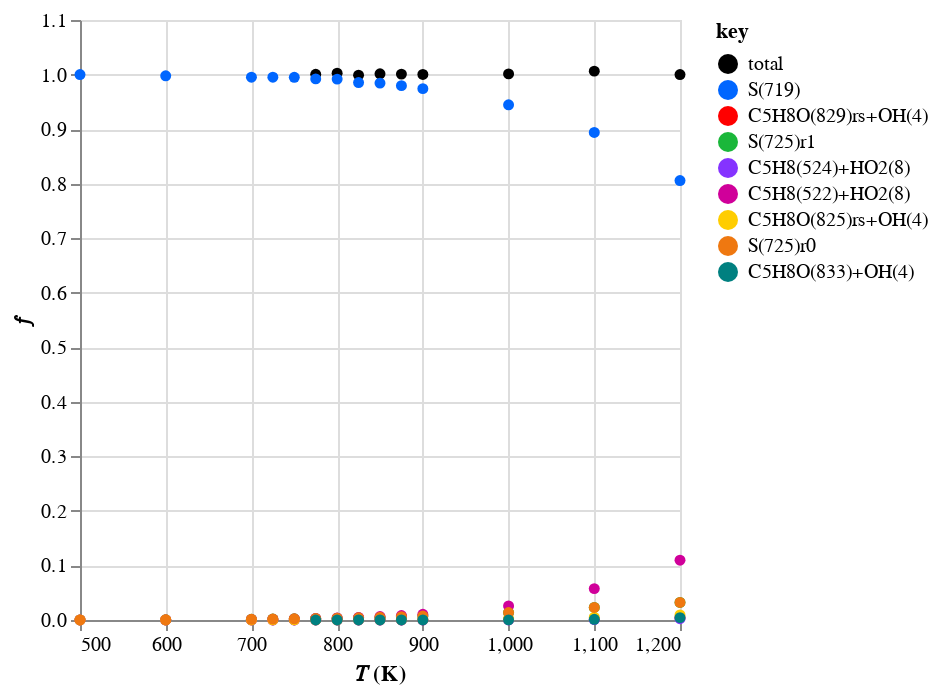
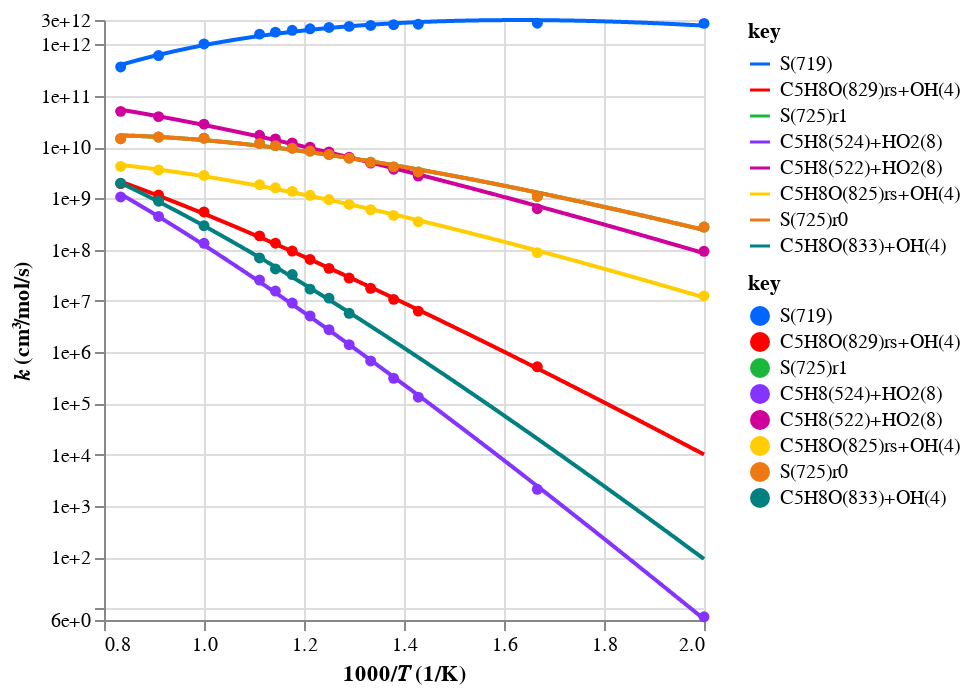
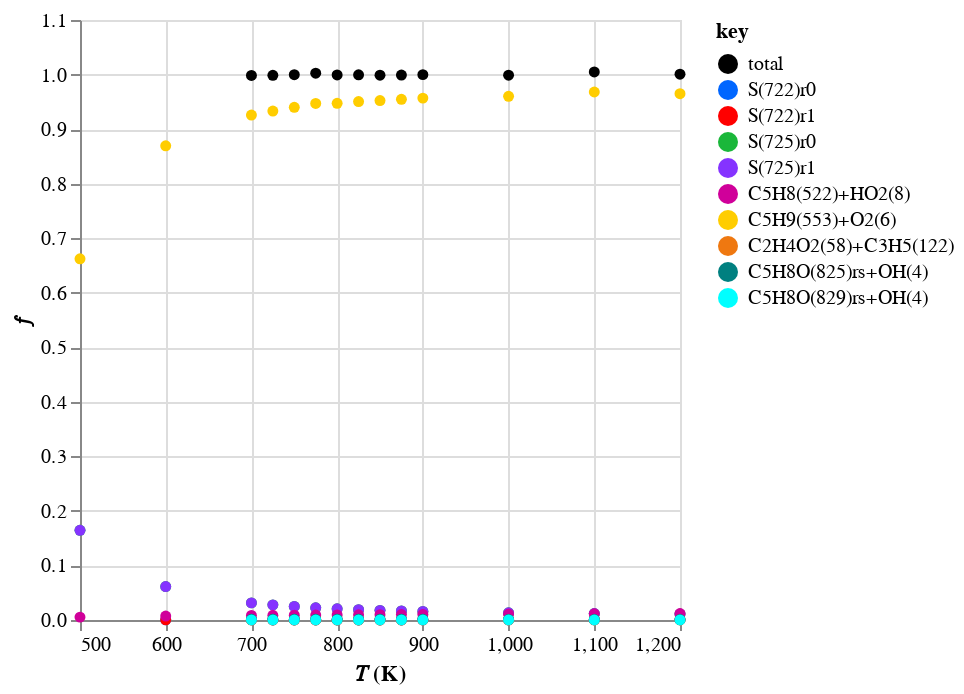
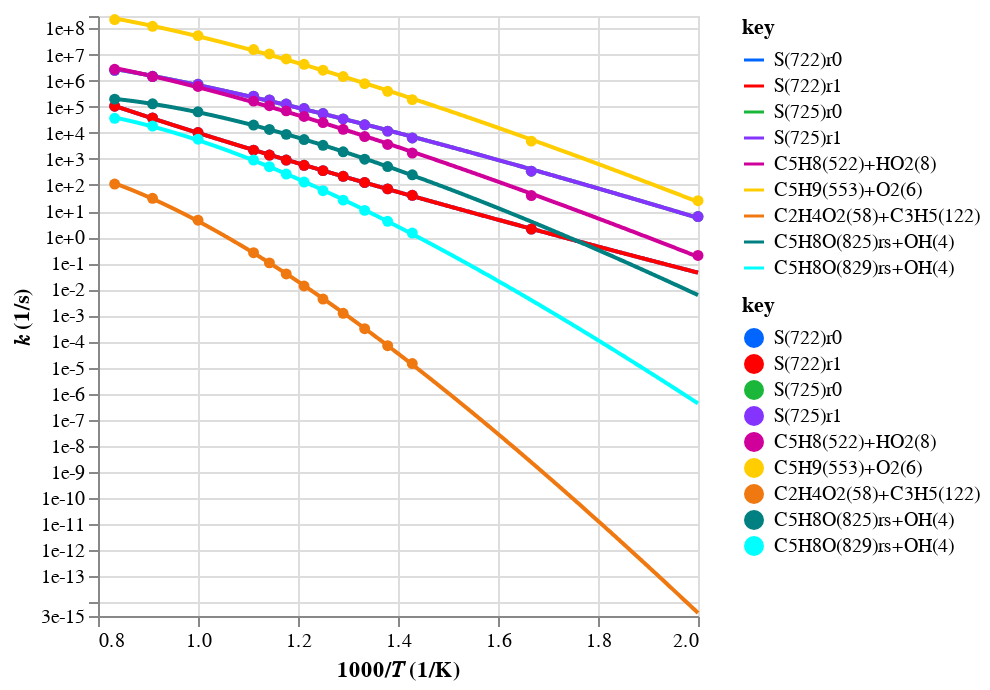

The code cell stored with these charts, in order, in its notebook:
### Code cell
from pathlib import Path

import automech as am
import polars as pl
from project_utilities import p_

T_range = (500, 1200)
open_browser = False
tag = "Z_mess_v0"
root_path = Path("..")

stoich = "C5H7"
reactants_list = [["C5H7(500)"], ["C5H7(504)"]]
stoich = "C5H7O2"
reactants_list = [["S(602)"], ["S(1206)r0"], ["S(1210)r0"], ["S(1209)r0"]]
stoich = "C5H9"
reactants_list = [["C5H9(553)"]]
stoich = "C5H9O"
reactants_list = [["C5H8(522)", "OH(4)"], ["C5H9O(852)r0"]]
stoich = "C5H9O2"
reactants_list = [["C5H9(553)", "O2(6)"], ["S(719)"], ["S(722)r0"], ["S(725)r0"]]
# reactants_list = [["C5H8(522)", "HO2(8)"]]
# stoich = "C5H11O"
# reactants_list = [["CPT(563)", "OH(4)"]]
# stoich = "C5H11O2"
# reactants_list = [["CPT(563)", "HO2(8)"]]

calc_mech_json = p_.calculated_pes_mechanism(
    tag, stoich, "json", path=p_.data(root_path)
)
calc_mech = am.io.read(calc_mech_json)

if open_browser:
    disp_mech = calc_mech.model_copy(deep=True)
    disp_mech.reactions = disp_mech.reactions.filter(~pl.col("well_skipping"))
    am.display(disp_mech)

am.display_branching_fractions(
    calc_mech, T_range=T_range, P=10., reactants_list=reactants_list
)

### Figure 1 — Vega-Lite specification as saved in the notebook (floating-point values rounded to 4 significant figures)
{"config": {"view": {"continuousWidth": 300, "continuousHeight": 300}}, "data": {"name": "data-d8b39b3f42f480f87569bd328d453405"}, "mark": {"type": "point", "filled": true, "opacity": 1}, "encoding": {"color": {"field": "key", "scale": {"domain": ["total", "S(719)", "C5H8O(829)rs+OH(4)", "S(725)r1", "C5H8(524)+HO2(8)", "C5H8(522)+HO2(8)", "C5H8O(825)rs+OH(4)", "S(725)r0", "C5H8O(833)+OH(4)"], "range": ["#000000", "#0066ff", "#ff0000", "#1ab73a", "#8533ff", "#d0009a", "#ffcd00", "#ef7810", "#008080"]}, "type": "nominal"}, "x": {"field": "x", "scale": {"zero": false}, "title": "𝑇 (K)", "type": "quantitative"}, "y": {"field": "value", "title": "𝑓", "type": "quantitative"}}, "transform": [{"fold": ["total", "S(719)", "C5H8O(829)rs+OH(4)", "S(725)r1", "C5H8(524)+HO2(8)", "C5H8(522)+HO2(8)", "C5H8O(825)rs+OH(4)", "S(725)r0", "C5H8O(833)+OH(4)"]}], "$schema": "https://vega.github.io/schema/vega-lite/v5.20.1.json", "datasets": {"data-d8b39b3f42f480f87569bd328d453405": [{"x": 500.0, "total": null, "S(719)": 1.0, "C5H8O(829)rs+OH(4)": null, "S(725)r1": 0.0001068, "C5H8(524)+HO2(8)": 2.687e-12, "C5H8(522)+HO2(8)": 3.598e-05, "C5H8O(825)rs+OH(4)": 4.86e-06, "S(725)r0": 0.0001068, "C5H8O(833)+OH(4)": null}, {"x": 600.0, "total": null, "S(719)": 0.9977, "C5H8O(829)rs+OH(4)": 1.993e-07, "S(725)r1": 0.000418, "C5H8(524)+HO2(8)": 8.129e-10, "C5H8(522)+HO2(8)": 0.0002402, "C5H8O(825)rs+OH(4)": 3.349e-05, "S(725)r0": 0.000418, "C5H8O(833)+OH(4)": null}, {"x": 700.0, "total": null, "S(719)": 0.9952, "C5H8O(829)rs+OH(4)": 2.53e-06, "S(725)r1": 0.001308, "C5H8(524)+HO2(8)": 5.301e-08, "C5H8(522)+HO2(8)": 0.001089, "C5H8O(825)rs+OH(4)": 0.0001402, "S(725)r0": 0.001308, "C5H8O(833)+OH(4)": null}, {"x": 725.0, "total": null, "S(719)": 0.9951, "C5H8O(829)rs+OH(4)": 4.395e-06, "S(725)r1": 0.001684, "C5H8(524)+HO2(8)": 1.267e-07, "C5H8(522)+HO2(8)": 0.001514, "C5H8O(825)rs+OH(4)": 0.0001906, "S(725)r0": 0.001684, "C5H8O(833)+OH(4)": null}, {"x": 750.0, "total": null, "S(719)": 0.9949, "C5H8O(829)rs+OH(4)": 7.449e-06, "S(725)r1": 0.002138, "C5H8(524)+HO2(8)": 2.857e-07, "C5H8(522)+HO2(8)": 0.002069, "C5H8O(825)rs+OH(4)": 0.0002546, "S(725)r0": 0.002138, "C5H8O(833)+OH(4)": null}, {"x": 775.0, "total": 1.001, "S(719)": 0.992, "C5H8O(829)rs+OH(4)": 1.231e-05, "S(725)r1": 0.002679, "C5H8(524)+HO2(8)": 6.154e-07, "C5H8(522)+HO2(8)": 0.002785, "C5H8O(825)rs+OH(4)": 0.0003342, "S(725)r0": 0.002679, "C5H8O(833)+OH(4)": 2.523e-06}, {"x": 800.0, "total": 1.002, "S(719)": 0.9916, "C5H8O(829)rs+OH(4)": 1.994e-05, "S(725)r1": 0.003315, "C5H8(524)+HO2(8)": 1.267e-06, "C5H8(522)+HO2(8)": 0.003705, "C5H8O(825)rs+OH(4)": 0.0004373, "S(725)r0": 0.003315, "C5H8O(833)+OH(4)": 5.237e-06}, {"x": 825.0, "total": 0.9989, "S(719)": 0.9853, "C5H8O(829)rs+OH(4)": 3.147e-05, "S(725)r1": 0.004088, "C5H8(524)+HO2(8)": 2.488e-06, "C5H8(522)+HO2(8)": 0.004853, "C5H8O(825)rs+OH(4)": 0.0005588, "S(725)r0": 0.004088, "C5H8O(833)+OH(4)": 8.294e-06}, {"x": 850.0, "total": 1.001, "S(719)": 0.9843, "C5H8O(829)rs+OH(4)": 4.906e-05, "S(725)r1": 0.004969, "C5H8(524)+HO2(8)": 4.748e-06, "C5H8(522)+HO2(8)": 0.006289, "C5H8O(825)rs+OH(4)": 0.0007138, "S(725)r0": 0.004969, "C5H8O(833)+OH(4)": 1.708e-05}, {"x": 875.0, "total": 1.001, "S(719)": 0.9797, "C5H8O(829)rs+OH(4)": 7.525e-05, "S(725)r1": 0.006, "C5H8(524)+HO2(8)": 8.746e-06, "C5H8(522)+HO2(8)": 0.008102, "C5H8O(825)rs+OH(4)": 0.0009017, "S(725)r0": 0.006, "C5H8O(833)+OH(4)": 2.363e-05}, {"x": 900.0, "total": 1.0, "S(719)": 0.9742, "C5H8O(829)rs+OH(4)": 0.0001137, "S(725)r1": 0.007196, "C5H8(524)+HO2(8)": 1.565e-05, "C5H8(522)+HO2(8)": 0.01037, "C5H8O(825)rs+OH(4)": 0.001129, "S(725)r0": 0.007196, "C5H8O(833)+OH(4)": 4.207e-05}, {"x": 1000.0, "total": 1.001, "S(719)": 0.9444, "C5H8O(829)rs+OH(4)": 0.0004994, "S(725)r1": 0.01372, "C5H8(524)+HO2(8)": 0.0001222, "C5H8(522)+HO2(8)": 0.02583, "C5H8O(825)rs+OH(4)": 0.002578, "S(725)r0": 0.01372, "C5H8O(833)+OH(4)": 0.0002706}, {"x": 1100.0, "total": 1.006, "S(719)": 0.8938, "C5H8O(829)rs+OH(4)": 0.001699, "S(725)r1": 0.02301, "C5H8(524)+HO2(8)": 0.0006504, "C5H8(522)+HO2(8)": 0.05752, "C5H8O(825)rs+OH(4)": 0.005265, "S(725)r0": 0.02301, "C5H8O(833)+OH(4)": 0.001292}, {"x": 1200.0, "total": 1.0, "S(719)": 0.8056, "C5H8O(829)rs+OH(4)": 0.004288, "S(725)r1": 0.03222, "C5H8(524)+HO2(8)": 0.002357, "C5H8(522)+HO2(8)": 0.1097, "C5H8O(825)rs+OH(4)": 0.009241, "S(725)r0": 0.03222, "C5H8O(833)+OH(4)": 0.004354}]}}

### Figure 2 — Vega-Lite specification as saved in the notebook (floating-point values rounded to 4 significant figures; data arrays with more than 128 entries replaced by an {"elided": "..."} marker saying what was removed)
{"config": {"view": {"continuousWidth": 300, "continuousHeight": 300}}, "layer": [{"data": {"name": "data-5f1b011ff4b4ea997b4808f82bacf48f"}, "mark": {"type": "line"}, "encoding": {"color": {"field": "key", "scale": {"domain": ["S(719)", "C5H8O(829)rs+OH(4)", "S(725)r1", "C5H8(524)+HO2(8)", "C5H8(522)+HO2(8)", "C5H8O(825)rs+OH(4)", "S(725)r0", "C5H8O(833)+OH(4)"], "range": ["#0066ff", "#ff0000", "#1ab73a", "#8533ff", "#d0009a", "#ffcd00", "#ef7810", "#008080"]}, "type": "nominal"}, "x": {"field": "x", "scale": {"zero": false}, "title": "1000/𝑇 (1/K)", "type": "quantitative"}, "y": {"axis": {"format": ".0e", "labelExpr": "((abs(datum.value - 6.0) / abs(6.0) < 1e-5) ||\n(abs(datum.value - 10.0) / abs(10.0) < 1e-5) ||\n(abs(datum.value - 100.0) / abs(100.0) < 1e-5) ||\n(abs(datum.value - 1000.0) / abs(1000.0) < 1e-5) ||\n(abs(datum.value - 10000.0) / abs(10000.0) < 1e-5) ||\n(abs(datum.value - 100000.0) / abs(100000.0) < 1e-5) ||\n(abs(datum.value - 1000000.0) / abs(1000000.0) < 1e-5) ||\n(abs(datum.value - 10000000.0) / abs(10000000.0) < 1e-5) ||\n(abs(datum.value - 100000000.0) / abs(100000000.0) < 1e-5) ||\n(abs(datum.value - 1000000000.0) / abs(1000000000.0) < 1e-5) ||\n(abs(datum.value - 10000000000.0) / abs(10000000000.0) < 1e-5) ||\n(abs(datum.value - 100000000000.0) / abs(100000000000.0) < 1e-5) ||\n(abs(datum.value - 1000000000000.0) / abs(1000000000000.0) < 1e-5) ||\n(abs(datum.value - 3000000000000.0) / abs(3000000000000.0) < 1e-5)) ? datum.label : ''", "values": [6.0, 10.0, 100.0, 1000.0, 10000.0, 100000.0, 1000000.0, 10000000.0, 100000000.0, 1000000000.0, 10000000000.0, 100000000000.0, 1000000000000.0, 3000000000000.0]}, "field": "value", "scale": {"domain": [6.0, 3000000000000.0], "type": "log"}, "title": "𝑘 (cm³/mol/s)", "type": "quantitative"}}, "transform": [{"fold": ["S(719)", "C5H8O(829)rs+OH(4)", "S(725)r1", "C5H8(524)+HO2(8)", "C5H8(522)+HO2(8)", "C5H8O(825)rs+OH(4)", "S(725)r0", "C5H8O(833)+OH(4)"]}]}, {"data": {"name": "data-975ebee00634dd726cd785c23ee06e99"}, "mark": {"type": "point", "filled": true, "opacity": 1}, "encoding": {"color": {"field": "key", "scale": {"domain": ["S(719)", "C5H8O(829)rs+OH(4)", "S(725)r1", "C5H8(524)+HO2(8)", "C5H8(522)+HO2(8)", "C5H8O(825)rs+OH(4)", "S(725)r0", "C5H8O(833)+OH(4)"], "range": ["#0066ff", "#ff0000", "#1ab73a", "#8533ff", "#d0009a", "#ffcd00", "#ef7810", "#008080"]}, "type": "nominal"}, "x": {"field": "x", "scale": {"zero": false}, "title": "1000/𝑇 (1/K)", "type": "quantitative"}, "y": {"axis": {"format": ".0e", "labelExpr": "((abs(datum.value - 6.0) / abs(6.0) < 1e-5) ||\n(abs(datum.value - 10.0) / abs(10.0) < 1e-5) ||\n(abs(datum.value - 100.0) / abs(100.0) < 1e-5) ||\n(abs(datum.value - 1000.0) / abs(1000.0) < 1e-5) ||\n(abs(datum.value - 10000.0) / abs(10000.0) < 1e-5) ||\n(abs(datum.value - 100000.0) / abs(100000.0) < 1e-5) ||\n(abs(datum.value - 1000000.0) / abs(1000000.0) < 1e-5) ||\n(abs(datum.value - 10000000.0) / abs(10000000.0) < 1e-5) ||\n(abs(datum.value - 100000000.0) / abs(100000000.0) < 1e-5) ||\n(abs(datum.value - 1000000000.0) / abs(1000000000.0) < 1e-5) ||\n(abs(datum.value - 10000000000.0) / abs(10000000000.0) < 1e-5) ||\n(abs(datum.value - 100000000000.0) / abs(100000000000.0) < 1e-5) ||\n(abs(datum.value - 1000000000000.0) / abs(1000000000000.0) < 1e-5) ||\n(abs(datum.value - 3000000000000.0) / abs(3000000000000.0) < 1e-5)) ? datum.label : ''", "values": [6.0, 10.0, 100.0, 1000.0, 10000.0, 100000.0, 1000000.0, 10000000.0, 100000000.0, 1000000000.0, 10000000000.0, 100000000000.0, 1000000000000.0, 3000000000000.0]}, "field": "value", "scale": {"domain": [6.0, 3000000000000.0], "type": "log"}, "title": "𝑘 (cm³/mol/s)", "type": "quantitative"}}, "transform": [{"fold": ["S(719)", "C5H8O(829)rs+OH(4)", "S(725)r1", "C5H8(524)+HO2(8)", "C5H8(522)+HO2(8)", "C5H8O(825)rs+OH(4)", "S(725)r0", "C5H8O(833)+OH(4)"]}]}], "resolve": {"scale": {"color": "independent"}}, "$schema": "https://vega.github.io/schema/vega-lite/v5.20.1.json", "datasets": {"data-5f1b011ff4b4ea997b4808f82bacf48f": {"elided": "1000 records"}, "data-975ebee00634dd726cd785c23ee06e99": [{"x": 2.0, "S(719)": 2577000000000.0, "C5H8O(829)rs+OH(4)": null, "S(725)r1": 275200000.0, "C5H8(524)+HO2(8)": 6.925, "C5H8(522)+HO2(8)": 92740000.0, "C5H8O(825)rs+OH(4)": 12530000.0, "S(725)r0": 275200000.0, "C5H8O(833)+OH(4)": null}, {"x": 1.667, "S(719)": 2602000000000.0, "C5H8O(829)rs+OH(4)": 519700.0, "S(725)r1": 1090000000.0, "C5H8(524)+HO2(8)": 2120.0, "C5H8(522)+HO2(8)": 626300000.0, "C5H8O(825)rs+OH(4)": 87320000.0, "S(725)r0": 1090000000.0, "C5H8O(833)+OH(4)": null}, {"x": 1.429, "S(719)": 2487000000000.0, "C5H8O(829)rs+OH(4)": 6323000.0, "S(725)r1": 3270000000.0, "C5H8(524)+HO2(8)": 132500.0, "C5H8(522)+HO2(8)": 2722000000.0, "C5H8O(825)rs+OH(4)": 350500000.0, "S(725)r0": 3270000000.0, "C5H8O(833)+OH(4)": null}, {"x": 1.379, "S(719)": 2427000000000.0, "C5H8O(829)rs+OH(4)": 10720000.0, "S(725)r1": 4107000000.0, "C5H8(524)+HO2(8)": 308900.0, "C5H8(522)+HO2(8)": 3692000000.0, "C5H8O(825)rs+OH(4)": 464900000.0, "S(725)r0": 4107000000.0, "C5H8O(833)+OH(4)": null}, {"x": 1.333, "S(719)": 2349000000000.0, "C5H8O(829)rs+OH(4)": 17580000.0, "S(725)r1": 5047000000.0, "C5H8(524)+HO2(8)": 674500.0, "C5H8(522)+HO2(8)": 4884000000.0, "C5H8O(825)rs+OH(4)": 601000000.0, "S(725)r0": 5047000000.0, "C5H8O(833)+OH(4)": null}, {"x": 1.29, "S(719)": 2252000000000.0, "C5H8O(829)rs+OH(4)": 27940000.0, "S(725)r1": 6082000000.0, "C5H8(524)+HO2(8)": 1397000.0, "C5H8(522)+HO2(8)": 6323000000.0, "C5H8O(825)rs+OH(4)": 758800000.0, "S(725)r0": 6082000000.0, "C5H8O(833)+OH(4)": 5727000.0}, {"x": 1.25, "S(719)": 2144000000000.0, "C5H8O(829)rs+OH(4)": 43120000.0, "S(725)r1": 7166000000.0, "C5H8(524)+HO2(8)": 2740000.0, "C5H8(522)+HO2(8)": 8009000000.0, "C5H8O(825)rs+OH(4)": 945500000.0, "S(725)r0": 7166000000.0, "C5H8O(833)+OH(4)": 11320000.0}, {"x": 1.212, "S(719)": 2017000000000.0, "C5H8O(829)rs+OH(4)": 64440000.0, "S(725)r1": 8371000000.0, "C5H8(524)+HO2(8)": 5095000.0, "C5H8(522)+HO2(8)": 9937000000.0, "C5H8O(825)rs+OH(4)": 1144000000.0, "S(725)r0": 8371000000.0, "C5H8O(833)+OH(4)": 16980000.0}, {"x": 1.176, "S(719)": 1885000000000.0, "C5H8O(829)rs+OH(4)": 93950000.0, "S(725)r1": 9515000000.0, "C5H8(524)+HO2(8)": 9093000.0, "C5H8(522)+HO2(8)": 12040000000.0, "C5H8O(825)rs+OH(4)": 1367000000.0, "S(725)r0": 9515000000.0, "C5H8O(833)+OH(4)": 32700000.0}, {"x": 1.143, "S(719)": 1740000000000.0, "C5H8O(829)rs+OH(4)": 133700000.0, "S(725)r1": 10660000000.0, "C5H8(524)+HO2(8)": 15540000.0, "C5H8(522)+HO2(8)": 14390000000.0, "C5H8O(825)rs+OH(4)": 1602000000.0, "S(725)r0": 10660000000.0, "C5H8O(833)+OH(4)": 41970000.0}, {"x": 1.111, "S(719)": 1590000000000.0, "C5H8O(829)rs+OH(4)": 185500000.0, "S(725)r1": 11740000000.0, "C5H8(524)+HO2(8)": 25530000.0, "C5H8(522)+HO2(8)": 16920000000.0, "C5H8O(825)rs+OH(4)": 1843000000.0, "S(725)r0": 11740000000.0, "C5H8O(833)+OH(4)": 68650000.0}, {"x": 1.0, "S(719)": 1024000000000.0, "C5H8O(829)rs+OH(4)": 541400000.0, "S(725)r1": 14870000000.0, "C5H8(524)+HO2(8)": 132500000.0, "C5H8(522)+HO2(8)": 28000000000.0, "C5H8O(825)rs+OH(4)": 2794000000.0, "S(725)r0": 14870000000.0, "C5H8O(833)+OH(4)": 293300000.0}, {"x": 0.9091, "S(719)": 608200000000.0, "C5H8O(829)rs+OH(4)": 1156000000.0, "S(725)r1": 15660000000.0, "C5H8(524)+HO2(8)": 442600000.0, "C5H8(522)+HO2(8)": 39140000000.0, "C5H8O(825)rs+OH(4)": 3583000000.0, "S(725)r0": 15660000000.0, "C5H8O(833)+OH(4)": 879200000.0}, {"x": 0.8333, "S(719)": 364300000000.0, "C5H8O(829)rs+OH(4)": 1939000000.0, "S(725)r1": 14570000000.0, "C5H8(524)+HO2(8)": 1066000000.0, "C5H8(522)+HO2(8)": 49620000000.0, "C5H8O(825)rs+OH(4)": 4179000000.0, "S(725)r0": 14570000000.0, "C5H8O(833)+OH(4)": 1969000000.0}]}}

### Figure 3 — Vega-Lite specification as saved in the notebook (floating-point values rounded to 4 significant figures)
{"config": {"view": {"continuousWidth": 300, "continuousHeight": 300}}, "data": {"name": "data-de23b95dac4f54cc037e0335fb07a388"}, "mark": {"type": "point", "filled": true, "opacity": 1}, "encoding": {"color": {"field": "key", "scale": {"domain": ["total", "S(722)r0", "S(722)r1", "S(725)r0", "S(725)r1", "C5H8(522)+HO2(8)", "C5H9(553)+O2(6)", "C2H4O2(58)+C3H5(122)", "C5H8O(825)rs+OH(4)", "C5H8O(829)rs+OH(4)"], "range": ["#000000", "#0066ff", "#ff0000", "#1ab73a", "#8533ff", "#d0009a", "#ffcd00", "#ef7810", "#008080", "#00ffff"]}, "type": "nominal"}, "x": {"field": "x", "scale": {"zero": false}, "title": "𝑇 (K)", "type": "quantitative"}, "y": {"field": "value", "title": "𝑓", "type": "quantitative"}}, "transform": [{"fold": ["total", "S(722)r0", "S(722)r1", "S(725)r0", "S(725)r1", "C5H8(522)+HO2(8)", "C5H9(553)+O2(6)", "C2H4O2(58)+C3H5(122)", "C5H8O(825)rs+OH(4)", "C5H8O(829)rs+OH(4)"]}], "$schema": "https://vega.github.io/schema/vega-lite/v5.20.1.json", "datasets": {"data-de23b95dac4f54cc037e0335fb07a388": [{"x": 500.0, "total": null, "S(722)r0": null, "S(722)r1": null, "S(725)r0": 0.1644, "S(725)r1": 0.1644, "C5H8(522)+HO2(8)": 0.005293, "C5H9(553)+O2(6)": 0.6622, "C2H4O2(58)+C3H5(122)": null, "C5H8O(825)rs+OH(4)": null, "C5H8O(829)rs+OH(4)": null}, {"x": 600.0, "total": null, "S(722)r0": 0.0003702, "S(722)r1": 0.0003702, "S(725)r0": 0.06134, "S(725)r1": 0.06134, "C5H8(522)+HO2(8)": 0.007151, "C5H9(553)+O2(6)": 0.8693, "C2H4O2(58)+C3H5(122)": null, "C5H8O(825)rs+OH(4)": null, "C5H8O(829)rs+OH(4)": null}, {"x": 700.0, "total": 0.9984, "S(722)r0": 0.0001985, "S(722)r1": 0.0001985, "S(725)r0": 0.03139, "S(725)r1": 0.03139, "C5H8(522)+HO2(8)": 0.008267, "C5H9(553)+O2(6)": 0.9257, "C2H4O2(58)+C3H5(122)": 7.079e-11, "C5H8O(825)rs+OH(4)": 0.001218, "C5H8O(829)rs+OH(4)": 7.079e-06}, {"x": 725.0, "total": 0.9986, "S(722)r0": 0.0001691, "S(722)r1": 0.0001691, "S(725)r0": 0.02775, "S(725)r1": 0.02775, "C5H8(522)+HO2(8)": 0.008541, "C5H9(553)+O2(6)": 0.933, "C2H4O2(58)+C3H5(122)": 1.644e-10, "C5H8O(825)rs+OH(4)": 0.001213, "C5H8O(829)rs+OH(4)": 9.641e-06}, {"x": 750.0, "total": 0.9998, "S(722)r0": 0.000152, "S(722)r1": 0.0001532, "S(725)r0": 0.02475, "S(725)r1": 0.02475, "C5H8(522)+HO2(8)": 0.008787, "C5H9(553)+O2(6)": 0.94, "C2H4O2(58)+C3H5(122)": 3.775e-10, "C5H8O(825)rs+OH(4)": 0.001194, "C5H8O(829)rs+OH(4)": 1.299e-05}, {"x": 775.0, "total": 1.002, "S(722)r0": 0.0001424, "S(722)r1": 0.0001424, "S(725)r0": 0.02245, "S(725)r1": 0.02245, "C5H8(522)+HO2(8)": 0.009007, "C5H9(553)+O2(6)": 0.947, "C2H4O2(58)+C3H5(122)": 7.947e-10, "C5H8O(825)rs+OH(4)": 0.001238, "C5H8O(829)rs+OH(4)": 1.735e-05}, {"x": 800.0, "total": 0.9992, "S(722)r0": 0.0001331, "S(722)r1": 0.0001331, "S(725)r0": 0.02053, "S(725)r1": 0.02053, "C5H8(522)+HO2(8)": 0.009248, "C5H9(553)+O2(6)": 0.9474, "C2H4O2(58)+C3H5(122)": 1.586e-09, "C5H8O(825)rs+OH(4)": 0.001252, "C5H8O(829)rs+OH(4)": 2.271e-05}, {"x": 825.0, "total": 0.9996, "S(722)r0": 0.0001276, "S(722)r1": 0.0001276, "S(725)r0": 0.01901, "S(725)r1": 0.01901, "C5H8(522)+HO2(8)": 0.009483, "C5H9(553)+O2(6)": 0.9506, "C2H4O2(58)+C3H5(122)": 3.011e-09, "C5H8O(825)rs+OH(4)": 0.001243, "C5H8O(829)rs+OH(4)": 2.899e-05}, {"x": 850.0, "total": 0.9989, "S(722)r0": 0.0001258, "S(722)r1": 0.0001258, "S(725)r0": 0.01765, "S(725)r1": 0.01765, "C5H8(522)+HO2(8)": 0.009706, "C5H9(553)+O2(6)": 0.9524, "C2H4O2(58)+C3H5(122)": 5.448e-09, "C5H8O(825)rs+OH(4)": 0.00122, "C5H8O(829)rs+OH(4)": 3.669e-05}, {"x": 875.0, "total": 0.9991, "S(722)r0": 0.0001273, "S(722)r1": 0.0001273, "S(725)r0": 0.01655, "S(725)r1": 0.01655, "C5H8(522)+HO2(8)": 0.009909, "C5H9(553)+O2(6)": 0.9545, "C2H4O2(58)+C3H5(122)": 9.364e-09, "C5H8O(825)rs+OH(4)": 0.001218, "C5H8O(829)rs+OH(4)": 4.545e-05}, {"x": 900.0, "total": 0.9998, "S(722)r0": 0.0001333, "S(722)r1": 0.0001333, "S(725)r0": 0.01568, "S(725)r1": 0.01568, "C5H8(522)+HO2(8)": 0.01012, "C5H9(553)+O2(6)": 0.9568, "C2H4O2(58)+C3H5(122)": 1.568e-08, "C5H8O(825)rs+OH(4)": 0.001222, "C5H8O(829)rs+OH(4)": 5.543e-05}, {"x": 1000.0, "total": 0.9988, "S(722)r0": 0.0001848, "S(722)r1": 0.0001848, "S(725)r0": 0.01312, "S(725)r1": 0.01312, "C5H8(522)+HO2(8)": 0.01083, "C5H9(553)+O2(6)": 0.9601, "C2H4O2(58)+C3H5(122)": 8.098e-08, "C5H8O(825)rs+OH(4)": 0.001152, "C5H8O(829)rs+OH(4)": 0.0001029}, {"x": 1100.0, "total": 1.005, "S(722)r0": 0.0002968, "S(722)r1": 0.0002968, "S(725)r0": 0.01176, "S(725)r1": 0.01176, "C5H8(522)+HO2(8)": 0.01144, "C5H9(553)+O2(6)": 0.968, "C2H4O2(58)+C3H5(122)": 2.456e-07, "C5H8O(825)rs+OH(4)": 0.001032, "C5H8O(829)rs+OH(4)": 0.0001448}, {"x": 1200.0, "total": 1.001, "S(722)r0": 0.0004605, "S(722)r1": 0.0004605, "S(725)r0": 0.01092, "S(725)r1": 0.01092, "C5H8(522)+HO2(8)": 0.01189, "C5H9(553)+O2(6)": 0.9649, "C2H4O2(58)+C3H5(122)": 4.737e-07, "C5H8O(825)rs+OH(4)": 0.0008553, "C5H8O(829)rs+OH(4)": 0.0001575}]}}

### Figure 4 — Vega-Lite specification as saved in the notebook (floating-point values rounded to 4 significant figures; data arrays with more than 128 entries replaced by an {"elided": "..."} marker saying what was removed)
{"config": {"view": {"continuousWidth": 300, "continuousHeight": 300}}, "layer": [{"data": {"name": "data-3f47827fb7ae4ce5e14e11c412856b78"}, "mark": {"type": "line"}, "encoding": {"color": {"field": "key", "scale": {"domain": ["S(722)r0", "S(722)r1", "S(725)r0", "S(725)r1", "C5H8(522)+HO2(8)", "C5H9(553)+O2(6)", "C2H4O2(58)+C3H5(122)", "C5H8O(825)rs+OH(4)", "C5H8O(829)rs+OH(4)"], "range": ["#0066ff", "#ff0000", "#1ab73a", "#8533ff", "#d0009a", "#ffcd00", "#ef7810", "#008080", "#00ffff"]}, "type": "nominal"}, "x": {"field": "x", "scale": {"zero": false}, "title": "1000/𝑇 (1/K)", "type": "quantitative"}, "y": {"axis": {"format": ".0e", "labelExpr": "((abs(datum.value - 3.0000000000000002e-15) / abs(3.0000000000000002e-15) < 1e-5) ||\n(abs(datum.value - 1e-14) / abs(1e-14) < 1e-5) ||\n(abs(datum.value - 1e-13) / abs(1e-13) < 1e-5) ||\n(abs(datum.value - 1e-12) / abs(1e-12) < 1e-5) ||\n(abs(datum.value - 1e-11) / abs(1e-11) < 1e-5) ||\n(abs(datum.value - 1e-10) / abs(1e-10) < 1e-5) ||\n(abs(datum.value - 1e-09) / abs(1e-09) < 1e-5) ||\n(abs(datum.value - 1e-08) / abs(1e-08) < 1e-5) ||\n(abs(datum.value - 1e-07) / abs(1e-07) < 1e-5) ||\n(abs(datum.value - 1e-06) / abs(1e-06) < 1e-5) ||\n(abs(datum.value - 1e-05) / abs(1e-05) < 1e-5) ||\n(abs(datum.value - 0.0001) / abs(0.0001) < 1e-5) ||\n(abs(datum.value - 0.001) / abs(0.001) < 1e-5) ||\n(abs(datum.value - 0.01) / abs(0.01) < 1e-5) ||\n(abs(datum.value - 0.1) / abs(0.1) < 1e-5) ||\n(abs(datum.value - 1.0) / abs(1.0) < 1e-5) ||\n(abs(datum.value - 10.0) / abs(10.0) < 1e-5) ||\n(abs(datum.value - 100.0) / abs(100.0) < 1e-5) ||\n(abs(datum.value - 1000.0) / abs(1000.0) < 1e-5) ||\n(abs(datum.value - 10000.0) / abs(10000.0) < 1e-5) ||\n(abs(datum.value - 100000.0) / abs(100000.0) < 1e-5) ||\n(abs(datum.value - 1000000.0) / abs(1000000.0) < 1e-5) ||\n(abs(datum.value - 10000000.0) / abs(10000000.0) < 1e-5) ||\n(abs(datum.value - 100000000.0) / abs(100000000.0) < 1e-5) ||\n(abs(datum.value - 300000000.0) / abs(300000000.0) < 1e-5)) ? datum.label : ''", "values": [3e-15, 1e-14, 1e-13, 1e-12, 1e-11, 1e-10, 1e-09, 1e-08, 1e-07, 1e-06, 1e-05, 0.0001, 0.001, 0.01, 0.1, 1.0, 10.0, 100.0, 1000.0, 10000.0, 100000.0, 1000000.0, 10000000.0, 100000000.0, 300000000.0]}, "field": "value", "scale": {"domain": [3e-15, 300000000.0], "type": "log"}, "title": "𝑘 (1/s)", "type": "quantitative"}}, "transform": [{"fold": ["S(722)r0", "S(722)r1", "S(725)r0", "S(725)r1", "C5H8(522)+HO2(8)", "C5H9(553)+O2(6)", "C2H4O2(58)+C3H5(122)", "C5H8O(825)rs+OH(4)", "C5H8O(829)rs+OH(4)"]}]}, {"data": {"name": "data-6e933548eb2e9a7051ef4fe6c1762a70"}, "mark": {"type": "point", "filled": true, "opacity": 1}, "encoding": {"color": {"field": "key", "scale": {"domain": ["S(722)r0", "S(722)r1", "S(725)r0", "S(725)r1", "C5H8(522)+HO2(8)", "C5H9(553)+O2(6)", "C2H4O2(58)+C3H5(122)", "C5H8O(825)rs+OH(4)", "C5H8O(829)rs+OH(4)"], "range": ["#0066ff", "#ff0000", "#1ab73a", "#8533ff", "#d0009a", "#ffcd00", "#ef7810", "#008080", "#00ffff"]}, "type": "nominal"}, "x": {"field": "x", "scale": {"zero": false}, "title": "1000/𝑇 (1/K)", "type": "quantitative"}, "y": {"axis": {"format": ".0e", "labelExpr": "((abs(datum.value - 1e-05) / abs(1e-05) < 1e-5) ||\n(abs(datum.value - 0.0001) / abs(0.0001) < 1e-5) ||\n(abs(datum.value - 0.001) / abs(0.001) < 1e-5) ||\n(abs(datum.value - 0.01) / abs(0.01) < 1e-5) ||\n(abs(datum.value - 0.1) / abs(0.1) < 1e-5) ||\n(abs(datum.value - 1.0) / abs(1.0) < 1e-5) ||\n(abs(datum.value - 10.0) / abs(10.0) < 1e-5) ||\n(abs(datum.value - 100.0) / abs(100.0) < 1e-5) ||\n(abs(datum.value - 1000.0) / abs(1000.0) < 1e-5) ||\n(abs(datum.value - 10000.0) / abs(10000.0) < 1e-5) ||\n(abs(datum.value - 100000.0) / abs(100000.0) < 1e-5) ||\n(abs(datum.value - 1000000.0) / abs(1000000.0) < 1e-5) ||\n(abs(datum.value - 10000000.0) / abs(10000000.0) < 1e-5) ||\n(abs(datum.value - 100000000.0) / abs(100000000.0) < 1e-5) ||\n(abs(datum.value - 300000000.0) / abs(300000000.0) < 1e-5)) ? datum.label : ''", "values": [1e-05, 0.0001, 0.001, 0.01, 0.1, 1.0, 10.0, 100.0, 1000.0, 10000.0, 100000.0, 1000000.0, 10000000.0, 100000000.0, 300000000.0]}, "field": "value", "scale": {"domain": [1e-05, 300000000.0], "type": "log"}, "title": "𝑘 (1/s)", "type": "quantitative"}}, "transform": [{"fold": ["S(722)r0", "S(722)r1", "S(725)r0", "S(725)r1", "C5H8(522)+HO2(8)", "C5H9(553)+O2(6)", "C2H4O2(58)+C3H5(122)", "C5H8O(825)rs+OH(4)", "C5H8O(829)rs+OH(4)"]}]}], "resolve": {"scale": {"color": "independent"}}, "$schema": "https://vega.github.io/schema/vega-lite/v5.20.1.json", "datasets": {"data-3f47827fb7ae4ce5e14e11c412856b78": {"elided": "1000 records"}, "data-6e933548eb2e9a7051ef4fe6c1762a70": [{"x": 2.0, "S(722)r0": null, "S(722)r1": null, "S(725)r0": 6.18, "S(725)r1": 6.18, "C5H8(522)+HO2(8)": 0.199, "C5H9(553)+O2(6)": 24.9, "C2H4O2(58)+C3H5(122)": null, "C5H8O(825)rs+OH(4)": null, "C5H8O(829)rs+OH(4)": null}, {"x": 1.667, "S(722)r0": 2.04, "S(722)r1": 2.04, "S(725)r0": 338.0, "S(725)r1": 338.0, "C5H8(522)+HO2(8)": 39.4, "C5H9(553)+O2(6)": 4790.0, "C2H4O2(58)+C3H5(122)": null, "C5H8O(825)rs+OH(4)": null, "C5H8O(829)rs+OH(4)": null}, {"x": 1.429, "S(722)r0": 40.1, "S(722)r1": 40.1, "S(725)r0": 6340.0, "S(725)r1": 6340.0, "C5H8(522)+HO2(8)": 1670.0, "C5H9(553)+O2(6)": 187000.0, "C2H4O2(58)+C3H5(122)": 1.43e-05, "C5H8O(825)rs+OH(4)": 246.0, "C5H8O(829)rs+OH(4)": 1.43}, {"x": 1.379, "S(722)r0": 70.7, "S(722)r1": 70.7, "S(725)r0": 11600.0, "S(725)r1": 11600.0, "C5H8(522)+HO2(8)": 3570.0, "C5H9(553)+O2(6)": 390000.0, "C2H4O2(58)+C3H5(122)": 6.87e-05, "C5H8O(825)rs+OH(4)": 507.0, "C5H8O(829)rs+OH(4)": 4.03}, {"x": 1.333, "S(722)r0": 124.0, "S(722)r1": 125.0, "S(725)r0": 20200.0, "S(725)r1": 20200.0, "C5H8(522)+HO2(8)": 7170.0, "C5H9(553)+O2(6)": 767000.0, "C2H4O2(58)+C3H5(122)": 0.000308, "C5H8O(825)rs+OH(4)": 974.0, "C5H8O(829)rs+OH(4)": 10.6}, {"x": 1.29, "S(722)r0": 215.0, "S(722)r1": 215.0, "S(725)r0": 33900.0, "S(725)r1": 33900.0, "C5H8(522)+HO2(8)": 13600.0, "C5H9(553)+O2(6)": 1430000.0, "C2H4O2(58)+C3H5(122)": 0.0012, "C5H8O(825)rs+OH(4)": 1870.0, "C5H8O(829)rs+OH(4)": 26.2}, {"x": 1.25, "S(722)r0": 354.0, "S(722)r1": 354.0, "S(725)r0": 54600.0, "S(725)r1": 54600.0, "C5H8(522)+HO2(8)": 24600.0, "C5H9(553)+O2(6)": 2520000.0, "C2H4O2(58)+C3H5(122)": 0.00422, "C5H8O(825)rs+OH(4)": 3330.0, "C5H8O(829)rs+OH(4)": 60.4}, {"x": 1.212, "S(722)r0": 568.0, "S(722)r1": 568.0, "S(725)r0": 84600.0, "S(725)r1": 84600.0, "C5H8(522)+HO2(8)": 42200.0, "C5H9(553)+O2(6)": 4230000.0, "C2H4O2(58)+C3H5(122)": 0.0134, "C5H8O(825)rs+OH(4)": 5530.0, "C5H8O(829)rs+OH(4)": 129.0}, {"x": 1.176, "S(722)r0": 898.0, "S(722)r1": 898.0, "S(725)r0": 126000.0, "S(725)r1": 126000.0, "C5H8(522)+HO2(8)": 69300.0, "C5H9(553)+O2(6)": 6800000.0, "C2H4O2(58)+C3H5(122)": 0.0389, "C5H8O(825)rs+OH(4)": 8710.0, "C5H8O(829)rs+OH(4)": 262.0}, {"x": 1.143, "S(722)r0": 1400.0, "S(722)r1": 1400.0, "S(725)r0": 182000.0, "S(725)r1": 182000.0, "C5H8(522)+HO2(8)": 109000.0, "C5H9(553)+O2(6)": 10500000.0, "C2H4O2(58)+C3H5(122)": 0.103, "C5H8O(825)rs+OH(4)": 13400.0, "C5H8O(829)rs+OH(4)": 500.0}, {"x": 1.111, "S(722)r0": 2160.0, "S(722)r1": 2160.0, "S(725)r0": 254000.0, "S(725)r1": 254000.0, "C5H8(522)+HO2(8)": 164000.0, "C5H9(553)+O2(6)": 15500000.0, "C2H4O2(58)+C3H5(122)": 0.254, "C5H8O(825)rs+OH(4)": 19800.0, "C5H8O(829)rs+OH(4)": 898.0}, {"x": 1.0, "S(722)r0": 10200.0, "S(722)r1": 10200.0, "S(725)r0": 724000.0, "S(725)r1": 724000.0, "C5H8(522)+HO2(8)": 598000.0, "C5H9(553)+O2(6)": 53000000.0, "C2H4O2(58)+C3H5(122)": 4.47, "C5H8O(825)rs+OH(4)": 63600.0, "C5H8O(829)rs+OH(4)": 5680.0}, {"x": 0.9091, "S(722)r0": 37100.0, "S(722)r1": 37100.0, "S(725)r0": 1470000.0, "S(725)r1": 1470000.0, "C5H8(522)+HO2(8)": 1430000.0, "C5H9(553)+O2(6)": 121000000.0, "C2H4O2(58)+C3H5(122)": 30.7, "C5H8O(825)rs+OH(4)": 129000.0, "C5H8O(829)rs+OH(4)": 18100.0}, {"x": 0.8333, "S(722)r0": 105000.0, "S(722)r1": 105000.0, "S(725)r0": 2490000.0, "S(725)r1": 2490000.0, "C5H8(522)+HO2(8)": 2710000.0, "C5H9(553)+O2(6)": 220000000.0, "C2H4O2(58)+C3H5(122)": 108.0, "C5H8O(825)rs+OH(4)": 195000.0, "C5H8O(829)rs+OH(4)": 35900.0}]}}
